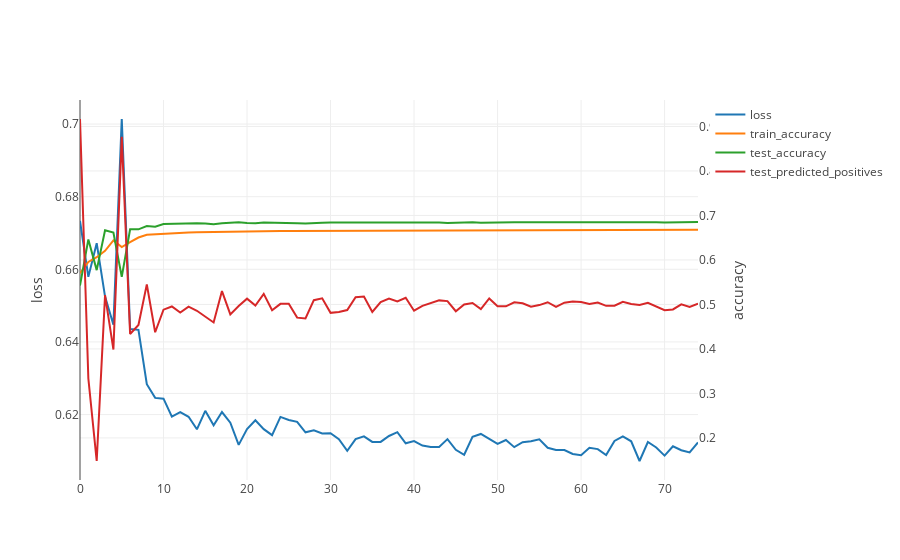
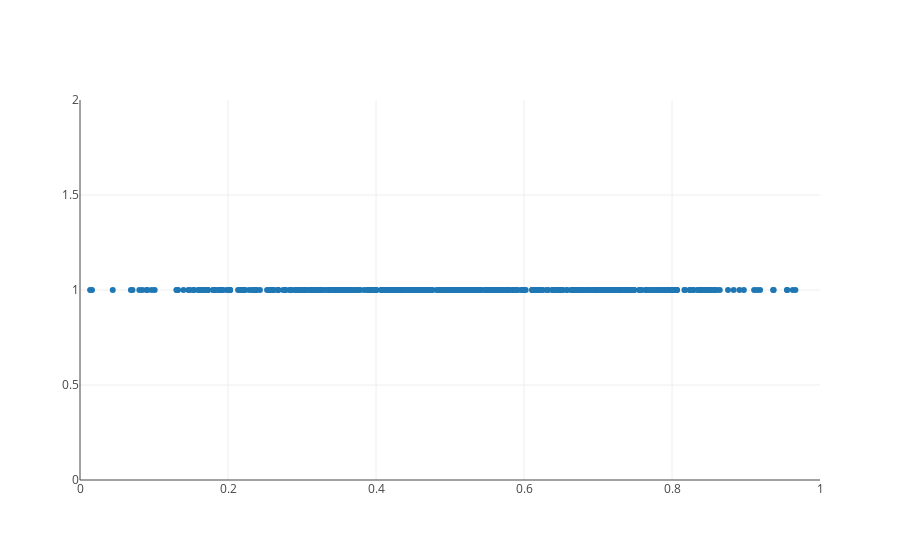

These figures' notebook cell, in order:
### Code cell
for epoch in list(range(50, 75)):
    correct = 0
    num_positive_returns = 0
    predicted_positive_returns = 0
    num_observations = 0
    for i, (trainX, trainY) in tqdm.tqdm(enumerate(dataloader_train), total=len(dataset_train) // BATCH_SIZE):
        trainX, trainY = Variable(trainX).cuda(), Variable(trainY).cuda()
        outputs = lstm(trainX)
        correct += torch.max(outputs.data, 1)[1].eq(torch.max(trainY.data, 1)[1]).sum()
        optimizer.zero_grad()
        loss = loss_fn(outputs, trainY)
        loss.backward()
        optimizer.step()
        predicted_positive_returns += torch.max(outputs.data, 1)[1].sum()
        num_positive_returns += trainY[:, [1]].sum()
        num_observations += len(trainY)

    accuracies.append(correct / len(dataloader_train.dataset))
    losses.append(loss.cpu().data[0])
    num_positive_returns = num_positive_returns.cpu().data[0]

    clear_output(True)
    print(f'epoch {epoch + 1}/{NUM_EPOCHS}')
    print(f'actual positive returns {num_positive_returns}/{num_observations}: {num_positive_returns/num_observations}')
    print(f'predicted positive_returns {predicted_positive_returns}/{num_observations}: {predicted_positive_returns/num_observations}')
    
    correct = 0
    num_positive_returns = 0
    predicted_positive_returns = 0
    num_observations = 0
    for i, (testX, testY) in tqdm.tqdm(enumerate(dataloader_test), total=len(dataset_test) // BATCH_SIZE):
        testX, testY = Variable(testX).cuda(), Variable(testY).cuda()
        outputs = lstm(testX)
        predicted_labels = torch.max(outputs.data, 1)[1]
        correct += predicted_labels.cpu().eq(testY.cpu().data[:, [1]].view(-1).long()).sum()
        predicted_positive_returns += torch.max(outputs.data, 1)[1].sum()
        num_positive_returns += testY[:, [1]].sum()

    loss = loss_fn(outputs, trainY)
    accuracy = correct / len(dataloader_test.dataset)
    test_accuracies.append(accuracy)
    num_positive_returns = num_positive_returns.cpu().data[0]
    test_predicted_positives.append(predicted_positive_returns/len(dataloader_test.dataset))
    
    print(f'loss: {loss.data[0]}, accuracy: {accuracy}')
    print(f'actual positive returns {num_positive_returns}/{len(dataloader_test.dataset)}: {num_positive_returns/len(dataloader_test.dataset)}')
    print(f'predicted positive_returns {predicted_positive_returns}/{len(dataloader_test.dataset)}: {predicted_positive_returns/len(dataloader_test.dataset)}')
    
    plotly.iplot(go.Figure(data=[go.Scatter(x=list(range(len(losses))), y=losses, name='loss'),
                                 go.Scatter(x=list(range(len(accuracies))), y=accuracies, name='train_accuracy', yaxis='y2'),
                                 go.Scatter(x=list(range(len(test_accuracies))), y=test_accuracies, name='test_accuracy', yaxis='y2'),
                                 go.Scatter(x=list(range(len(test_predicted_positives))), y=test_predicted_positives, name='test_predicted_positives', yaxis='y2')],
                           layout=go.Layout(yaxis={'title': 'loss'}, yaxis2={'title': 'accuracy', 'overlaying': 'y', 'side': 'right'})))
    _ = plotly.plot(go.Figure(data=[go.Scatter(x=list(range(len(losses))), y=losses, name='loss'),
                                    go.Scatter(x=list(range(len(accuracies))), y=accuracies, name='train_accuracy', yaxis='y2'),
                                    go.Scatter(x=list(range(len(test_accuracies))), y=test_accuracies, name='test_accuracy', yaxis='y2'),
                                    go.Scatter(x=list(range(len(test_predicted_positives))), y=test_predicted_positives, name='test_predicted_positives', yaxis='y2')],
                              layout=go.Layout(yaxis={'title': 'loss'}, yaxis2={'title': 'accuracy', 'overlaying': 'y', 'side': 'right'})),
               filename=f'models/training/training{epoch}.html')
    
    df = pd.DataFrame(outputs.data.cpu().numpy()).assign(p1=lambda x: x[1] / (x[0] + x[1])).assign(y=1).sample(n=500)
    plotly.iplot(go.Figure(data=[go.Scatter(x=df.p1, y=df.y, mode='markers')],
                           layout=go.Layout(xaxis=dict(range=[0, 1]), yaxis=dict(range=[0, 2]))))
    _ = plotly.plot(go.Figure(data=[go.Scatter(x=df.p1, y=df.y, mode='markers')],
                              layout=go.Layout(xaxis=dict(range=[0, 1]), yaxis=dict(range=[0, 2]))),
                    filename=f'models/predictions/scatter{epoch}.html')

    torch.save(lstm.state_dict(), f'models/model{epoch}.pt')

### Figure 1 — Plotly figure (JSON) as saved in the notebook; plotly's stock layout.template omitted (floating-point values rounded to 4 significant figures)
{"data": [{"name": "loss", "type": "scatter", "uid": "64b3a0", "x": [0, 1, 2, 3, 4, 5, 6, 7, 8, 9, 10, 11, 12, 13, 14, 15, 16, 17, 18, 19, 20, 21, 22, 23, 24, 25, 26, 27, 28, 29, 30, 31, 32, 33, 34, 35, 36, 37, 38, 39, 40, 41, 42, 43, 44, 45, 46, 47, 48, 49, 50, 51, 52, 53, 54, 55, 56, 57, 58, 59, 60, 61, 62, 63, 64, 65, 66, 67, 68, 69, 70, 71, 72, 73, 74], "y": [0.6733, 0.6579, 0.6672, 0.6525, 0.6447, 0.7014, 0.6435, 0.6433, 0.6284, 0.6246, 0.6244, 0.6195, 0.6207, 0.6194, 0.6159, 0.621, 0.6171, 0.6207, 0.6178, 0.6117, 0.616, 0.6184, 0.616, 0.6143, 0.6194, 0.6185, 0.618, 0.6151, 0.6157, 0.6148, 0.6149, 0.6132, 0.61, 0.6132, 0.614, 0.6125, 0.6125, 0.6141, 0.6151, 0.6121, 0.6127, 0.6115, 0.6111, 0.6111, 0.6132, 0.6103, 0.6089, 0.6139, 0.6147, 0.6133, 0.6119, 0.613, 0.611, 0.6124, 0.6126, 0.6132, 0.6108, 0.6103, 0.6102, 0.6091, 0.6088, 0.6109, 0.6105, 0.6088, 0.6127, 0.614, 0.6126, 0.6072, 0.6125, 0.6109, 0.6087, 0.6113, 0.6102, 0.6096, 0.6123]}, {"name": "train_accuracy", "type": "scatter", "uid": "81cff6", "x": [0, 1, 2, 3, 4, 5, 6, 7, 8, 9, 10, 11, 12, 13, 14, 15, 16, 17, 18, 19, 20, 21, 22, 23, 24, 25, 26, 27, 28, 29, 30, 31, 32, 33, 34, 35, 36, 37, 38, 39, 40, 41, 42, 43, 44, 45, 46, 47, 48, 49, 50, 51, 52, 53, 54, 55, 56, 57, 58, 59, 60, 61, 62, 63, 64, 65, 66, 67, 68, 69, 70, 71, 72, 73, 74], "y": [0.5701, 0.5956, 0.6062, 0.6204, 0.644, 0.629, 0.6401, 0.6504, 0.6565, 0.6578, 0.6579, 0.6606, 0.6614, 0.6617, 0.6624, 0.6628, 0.6632, 0.6634, 0.6638, 0.664, 0.6641, 0.6644, 0.6646, 0.6648, 0.6649, 0.6649, 0.665, 0.6651, 0.6652, 0.6655, 0.6654, 0.6655, 0.6656, 0.6657, 0.6657, 0.6657, 0.6659, 0.666, 0.666, 0.6662, 0.666, 0.6663, 0.6662, 0.6663, 0.6664, 0.6665, 0.6665, 0.6667, 0.6666, 0.6667, 0.6675, 0.6676, 0.6676, 0.6676, 0.6676, 0.6677, 0.6676, 0.6676, 0.6677, 0.6678, 0.6678, 0.6678, 0.6678, 0.6679, 0.6679, 0.6679, 0.6679, 0.668, 0.668, 0.668, 0.6681, 0.668, 0.668, 0.668, 0.6682], "yaxis": "y2"}, {"name": "test_accuracy", "type": "scatter", "uid": "a2f1c9", "x": [0, 1, 2, 3, 4, 5, 6, 7, 8, 9, 10, 11, 12, 13, 14, 15, 16, 17, 18, 19, 20, 21, 22, 23, 24, 25, 26, 27, 28, 29, 30, 31, 32, 33, 34, 35, 36, 37, 38, 39, 40, 41, 42, 43, 44, 45, 46, 47, 48, 49, 50, 51, 52, 53, 54, 55, 56, 57, 58, 59, 60, 61, 62, 63, 64, 65, 66, 67, 68, 69, 70, 71, 72, 73, 74], "y": [0.5426, 0.6462, 0.5772, 0.6666, 0.6615, 0.5619, 0.6688, 0.6688, 0.676, 0.6745, 0.6807, 0.6816, 0.6822, 0.6828, 0.6826, 0.6821, 0.6801, 0.6823, 0.6832, 0.6845, 0.6833, 0.6824, 0.6841, 0.684, 0.6835, 0.6841, 0.6824, 0.6822, 0.6837, 0.6836, 0.6841, 0.6836, 0.6848, 0.6842, 0.6843, 0.6843, 0.6841, 0.6843, 0.6851, 0.6837, 0.6842, 0.6849, 0.6847, 0.6842, 0.6832, 0.6836, 0.6848, 0.6847, 0.6838, 0.6843, 0.6845, 0.6849, 0.685, 0.6846, 0.6852, 0.6845, 0.6846, 0.6849, 0.685, 0.6844, 0.6847, 0.6844, 0.6851, 0.6848, 0.685, 0.6847, 0.6846, 0.6846, 0.685, 0.6847, 0.6839, 0.6846, 0.6847, 0.6851, 0.6851], "yaxis": "y2"}, {"name": "test_predicted_positives", "type": "scatter", "uid": "a8ea05", "x": [0, 1, 2, 3, 4, 5, 6, 7, 8, 9, 10, 11, 12, 13, 14, 15, 16, 17, 18, 19, 20, 21, 22, 23, 24, 25, 26, 27, 28, 29, 30, 31, 32, 33, 34, 35, 36, 37, 38, 39, 40, 41, 42, 43, 44, 45, 46, 47, 48, 49, 50, 51, 52, 53, 54, 55, 56, 57, 58, 59, 60, 61, 62, 63, 64, 65, 66, 67, 68, 69, 70, 71, 72, 73, 74], "y": [0.9168, 0.3335, 0.1482, 0.521, 0.3986, 0.8765, 0.4336, 0.454, 0.5452, 0.4375, 0.4883, 0.4954, 0.4817, 0.4949, 0.4858, 0.4737, 0.4596, 0.5301, 0.4777, 0.4966, 0.5131, 0.4975, 0.5238, 0.4869, 0.5014, 0.5017, 0.4704, 0.4686, 0.5096, 0.5139, 0.4812, 0.4833, 0.4874, 0.5162, 0.5177, 0.4832, 0.5052, 0.5132, 0.5066, 0.5149, 0.486, 0.497, 0.503, 0.5092, 0.5076, 0.4847, 0.5001, 0.5033, 0.4896, 0.5136, 0.4959, 0.4958, 0.5048, 0.5025, 0.4947, 0.4986, 0.505, 0.4948, 0.5041, 0.5065, 0.5054, 0.5012, 0.5044, 0.4969, 0.4971, 0.506, 0.5012, 0.4989, 0.5035, 0.4951, 0.487, 0.4888, 0.5003, 0.4944, 0.502], "yaxis": "y2"}], "layout": {"autosize": true, "xaxis": {"autorange": true, "range": [0, 74], "type": "linear"}, "yaxis": {"autorange": true, "range": [0.602, 0.7066], "title": "loss", "type": "linear"}, "yaxis2": {"autorange": true, "overlaying": "y", "range": [0.1055, 0.9595], "side": "right", "title": "accuracy", "type": "linear"}}}

### Figure 2 — Plotly figure (JSON) as saved in the notebook; plotly's stock layout.template omitted (floating-point values rounded to 4 significant figures; data arrays with more than 128 entries replaced by an {"elided": "..."} marker saying what was removed)
{"data": [{"mode": "markers", "type": "scatter", "uid": "c6ddb5", "x": {"elided": "500 float values"}, "y": {"elided": "500 int values"}}], "layout": {"autosize": true, "xaxis": {"range": [0, 1], "type": "linear"}, "yaxis": {"range": [0, 2], "type": "linear"}}}
